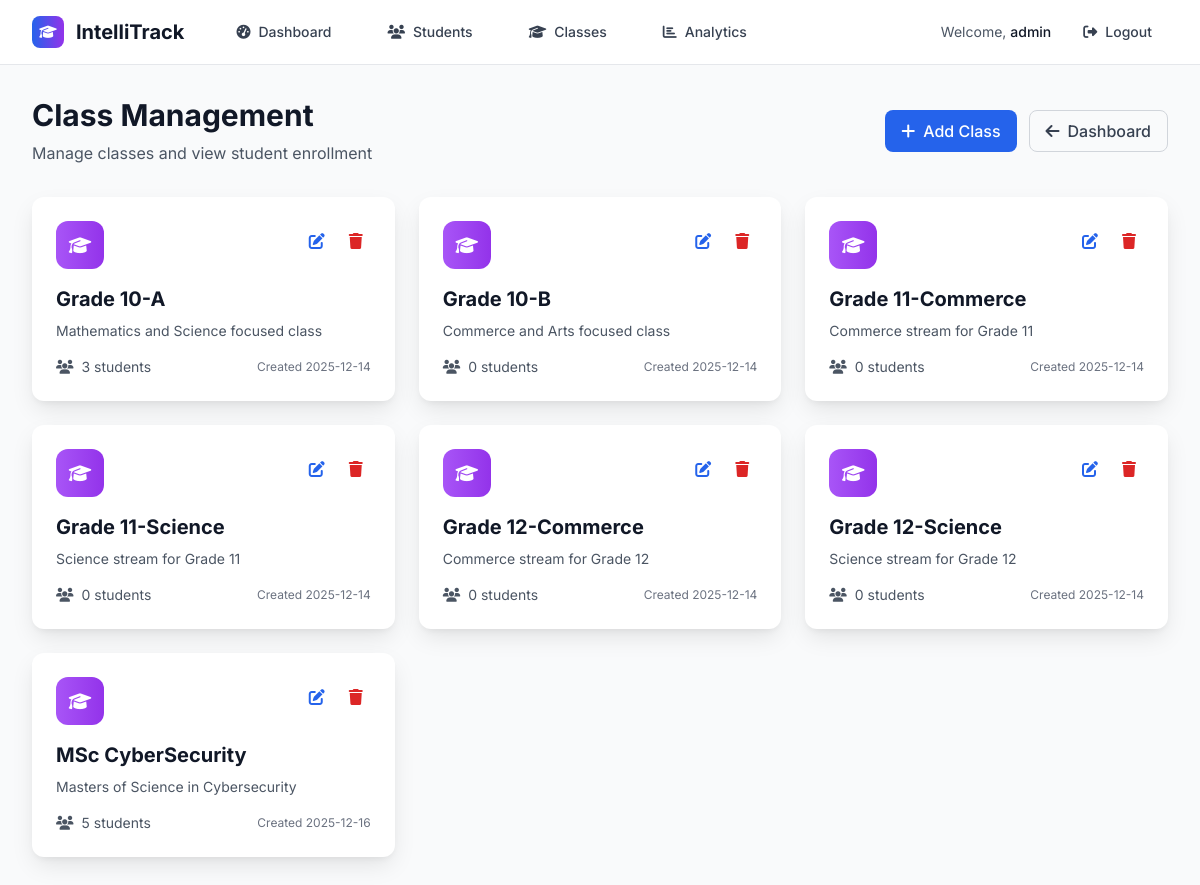
Page /classes (signed in) on the committed database.
### tables this page shows
CREATE TABLE classes (
            id INTEGER PRIMARY KEY AUTOINCREMENT,
            name TEXT UNIQUE NOT NULL,
            description TEXT,
            created_at TIMESTAMP DEFAULT CURRENT_TIMESTAMP
        );

### backend/routes.py (the view)
    @app.route('/classes')
    @login_required
    def view_classes():
        conn = get_db_connection()
        sort_by = request.args.get('sort_by', 'name')  # Default sort by name
        sort_order = request.args.get('sort_order', 'asc')  # Default ascending
        search_term = request.args.get('search', '')  # Search by class name
        query = '''
            SELECT c.*, COUNT(s.id) as student_count
            FROM classes c
            LEFT JOIN students s ON c.id = s.class_id
            WHERE 1=1
        '''
        params = []
        if search_term:
            query += ' AND c.name LIKE ?'
            search_pattern = f'%{search_term}%'
            params.append(search_pattern)
        query += ' GROUP BY c.id'
        valid_sort_columns = {
            'name': 'c.name',
            'students': 'student_count',
            'created': 'c.created_at'
        }
        sort_column = valid_sort_columns.get(sort_by, 'c.name')
        sort_order = 'ASC' if sort_order.lower() == 'asc' else 'DESC'
        query += f' ORDER BY {sort_column} {sort_order}'
        classes = conn.execute(query, params).fetchall()
        conn.close()
        return render_template('view_classes.html',
                             classes=classes,
                             current_sort=sort_by,
                             current_order=sort_order,
                             current_search=search_term)

### backend/auth.py (called while the page is built)
def login_required(f):
    @wraps(f)
    def decorated_function(*args, **kwargs):
        if 'logged_in' not in session:
            return redirect(url_for('login'))
        return f(*args, **kwargs)
    return decorated_function

### backend/db.py (called while the page is built)
def get_db_connection():
    conn = sqlite3.connect(DATABASE)
    conn.row_factory = sqlite3.Row
    return conn

### frontend/templates/view_classes.html (shortened to what this page needs)
{% extends "base.html" %}
{% block content %}
<div class="min-h-screen bg-gray-50 py-8">
    <div class="max-w-7xl mx-auto px-4 sm:px-6 lg:px-8">
        <div class="flex flex-col sm:flex-row justify-between items-start sm:items-center mb-8">
            <div class="mb-4 sm:mb-0">
                <h1 class="text-3xl font-bold text-gray-900 mb-2">Class Management</h1>
                <p class="text-gray-600">Manage classes and view student enrollment</p>
            </div>
            <div class="flex gap-3">
                <a href="{{ url_for('add_class') }}" class="inline-flex items-center px-4 py-2 bg-blue-600 text-white rounded-lg hover:bg-blue-700 transition-colors font-medium">
                    <i class="fas fa-plus mr-2"></i>Add Class
                </a>
                <a href="{{ url_for('dashboard') }}" class="inline-flex items-center px-4 py-2 border border-gray-300 text-gray-700 rounded-lg hover:bg-gray-50 transition-colors font-medium">
                    <i class="fas fa-arrow-left mr-2"></i>Dashboard
                </a>
            </div>
        </div>
        <div class="grid grid-cols-1 md:grid-cols-2 lg:grid-cols-3 gap-6">
            {% for class_info in classes %}
            <div class="card-shadow bg-white rounded-xl p-6 hover:shadow-xl transition-all duration-300">
                <div class="flex items-start justify-between mb-4">
                    <div class="w-12 h-12 bg-gradient-to-r from-purple-500 to-purple-600 rounded-xl flex items-center justify-center">
                        <i class="fas fa-graduation-cap text-white text-lg"></i>
                    </div>
                    <div class="flex gap-2">
                        <a href="{{ url_for('edit_class', id=class_info.id) }}"
                           class="p-2 text-blue-600 hover:bg-blue-50 rounded-lg transition-colors">
                            <i class="fas fa-edit"></i>
                        </a>
                        <button onclick="confirmDelete({{ class_info.id }}, '{{ class_info.name }}', {{ class_info.student_count }})"
                               class="p-2 text-red-600 hover:bg-red-50 rounded-lg transition-colors">
                            <i class="fas fa-trash"></i>
                        </button>
                    </div>
                </div>
                <div class="mb-4">
                    <h3 class="text-xl font-bold text-gray-900 mb-2">{{ class_info.name }}</h3>
                    {% if class_info.description %}
                        <p class="text-gray-600 text-sm">{{ class_info.description }}</p>
                    {% else %}
                        <p class="text-gray-400 text-sm italic">No description</p>
                    {% endif %}
                </div>
                <div class="flex items-center justify-between">
                    <div class="flex items-center text-sm text-gray-600">
                        <i class="fas fa-users mr-2"></i>
                        <span>{{ class_info.student_count }} student{{ 's' if class_info.student_count != 1 else '' }}</span>
                    </div>
                    <div class="text-xs text-gray-500">
                        Created {{ class_info.created_at[:10] if class_info.created_at else 'N/A' }}
                    </div>
                </div>
            </div>
            {% endfor %}
        </div>
    </div>
</div>
{% endblock %}

### frontend/templates/base.html (style rules this page uses)
body { font-family: 'Inter', sans-serif; }
.card-shadow { box-shadow: 0 10px 25px -3px rgba(0, 0, 0, 0.1), 0 4px 6px -2px rgba(0, 0, 0, 0.05); }

### rows in the picture
classes: name "Grade 10-A", description "Mathematics and Science focused class", student_count "3", student_count "s", created_at "2025-12-14"
classes: name "Grade 10-B", description "Commerce and Arts focused class", student_count "0", student_count "s", created_at "2025-12-14"
classes: name "Grade 11-Commerce", description "Commerce stream for Grade 11", student_count "0", student_count "s", created_at "2025-12-14"
classes: name "Grade 11-Science", description "Science stream for Grade 11", student_count "0", student_count "s", created_at "2025-12-14"
classes: name "Grade 12-Commerce", description "Commerce stream for Grade 12", student_count "0", student_count "s", created_at "2025-12-14"
classes: name "Grade 12-Science", description "Science stream for Grade 12", student_count "0", student_count "s", created_at "2025-12-14"
classes: name "MSc CyberSecurity", description "Masters of Science in Cybersecurity", student_count "5", student_count "s", created_at "2025-12-16"

### other values in the picture
{{ session.username }} "admin"
